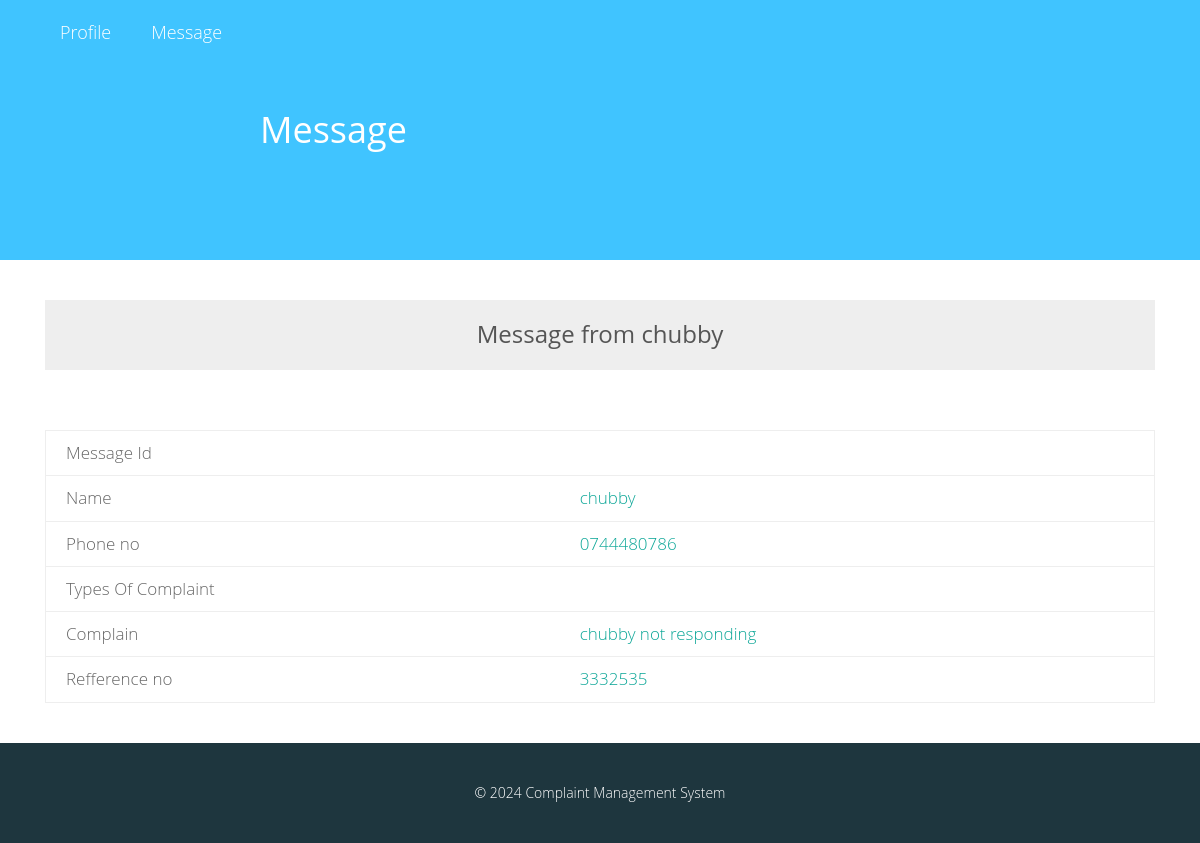
/officer/message-view.php, run on the app's committed database.
### tables this page shows
CREATE TABLE IF NOT EXISTS `view_cmp` (
`id` int(11) NOT NULL,
  `ref_no` varchar(20) NOT NULL,
  `name` varchar(220) NOT NULL,
  `email` varchar(220) NOT NULL,
  `phone no` varchar(220) NOT NULL,
  `subject` varchar(220) NOT NULL,
  `complain` text NOT NULL,
  `officer` varchar(50) NOT NULL
);

### core/config.php (called while the page is built, shortened)
<?php
$web_name = "Complaint Management System";
?>

### officer/message-view.php (the view, shortened to what this page needs)
<?php
  require '../core/config.php';
  $id = $_GET['id'];
    $query1=mysql_query("SELECT * FROM `view_cmp`");
    while( $arry=mysql_fetch_array($query1) ) {
      $name = $arry['name'];
      $phone_no = $arry['phone no'];
      $TypeOfComplaint = $arry['TypeOfComplaint'];
      $complain = $arry['complain'];
      $ref = $arry['ref_no'];
    }
 ?>
<!DOCTYPE html>
<html>
  <head>
    <link rel="stylesheet" href="../files/css/bootstrap.css">
    <link rel="stylesheet" href="../files/css/custom.css">
  </head>
  <body>
  <?php require 'nav.php';?>
  <div class="cover main" style="background:#40C4FF;">
    <h1>Message</h1>
  </div>
  <div class="animated fadeIn">
    <div class="container">
        <div class="col-lg-12 ">
           <br><br>
            <div class="colr">
                <h3>Message from <?php echo $name;?> </h3>
            </div>
           <br><br><br>
          <table>
            <?php
                 echo "<tr> <td> <b> Message Id </b> </td>";
                 echo "     <td> ".$id."</td> </tr>";
                 echo "<tr> <td> <b> Name </b> </td>";
                 echo "     <td> ".$name."</td> </tr>";
                 echo "<tr> <td> <b> Phone no </b> </td>";
                 echo "     <td> ".$phone_no."</td> </tr>";
                 echo "<tr> <td> <b> Types Of Complaint </b> </td>";
                 echo "     <td> ".$TypeOfComplaint."</td> </tr>";
                 echo "<tr> <td> <b> Complain </b> </td>";
                 echo "     <td> ".$complain."</td></tr>";
                 echo "<tr> <td> <b> Refference no </b> </td>";
                 echo "     <td> ".$ref."</td></tr>";
            ?>
            </table>
          <br><br>
      </div>
    </div>
  </div>
  <footer>
  <br><br>&copy <?php echo date("Y"); ?> <?php echo $web_name; ?>
  </footer>
  </body>
</html>

### files/css/custom.css (style rules this page uses)
body { font-family:"Gotham A", Gotham, "Gotham SSm A", "Gotham SSm B", "Gotham SSm", "Proxima Nova", "Open Sans", "Helvetica Neue", Helvetica, Arial, sans-serif; font-weight: lighter; }
.cover { width:100%; height: 260px; background: #4db6ac url('../img/admin.jpg'); background-position: center center; background-size: cover; position: relative; float: left; z-index: 999; color: #fff; }
.main { padding-top: 90px; padding-left: 260px; padding-right: 30px; color:#fff; }
table { width:100%; border-left: 1px solid #eee; border-right: 1px solid #eee; font-size: 17px; }
td { padding:10px; border-top: 1px solid #eee; border-bottom: 1px solid #eee; padding-left: 20px; color:#0ea798; }
table b { font-weight: lighter!important; color: #666; }
.colr { width: 100%; height: 70px; background: #EEE; color: #555; text-align: center; padding-top: 1px; }
footer { width: 100%; height: 100px; background: #1e363e; position: relative; float: left; text-align: center; color: #fff; }
.animated { animation-duration: 1s; animation-fill-mode: both; }
.fadeIn { animation-name: fadeIn; }

### data on the page
view_cmp: name "chubby", phone no "0744480786", complain "chubby not responding", ref_no "3332535"

### other printed values
$web_name "Complaint Management System"
